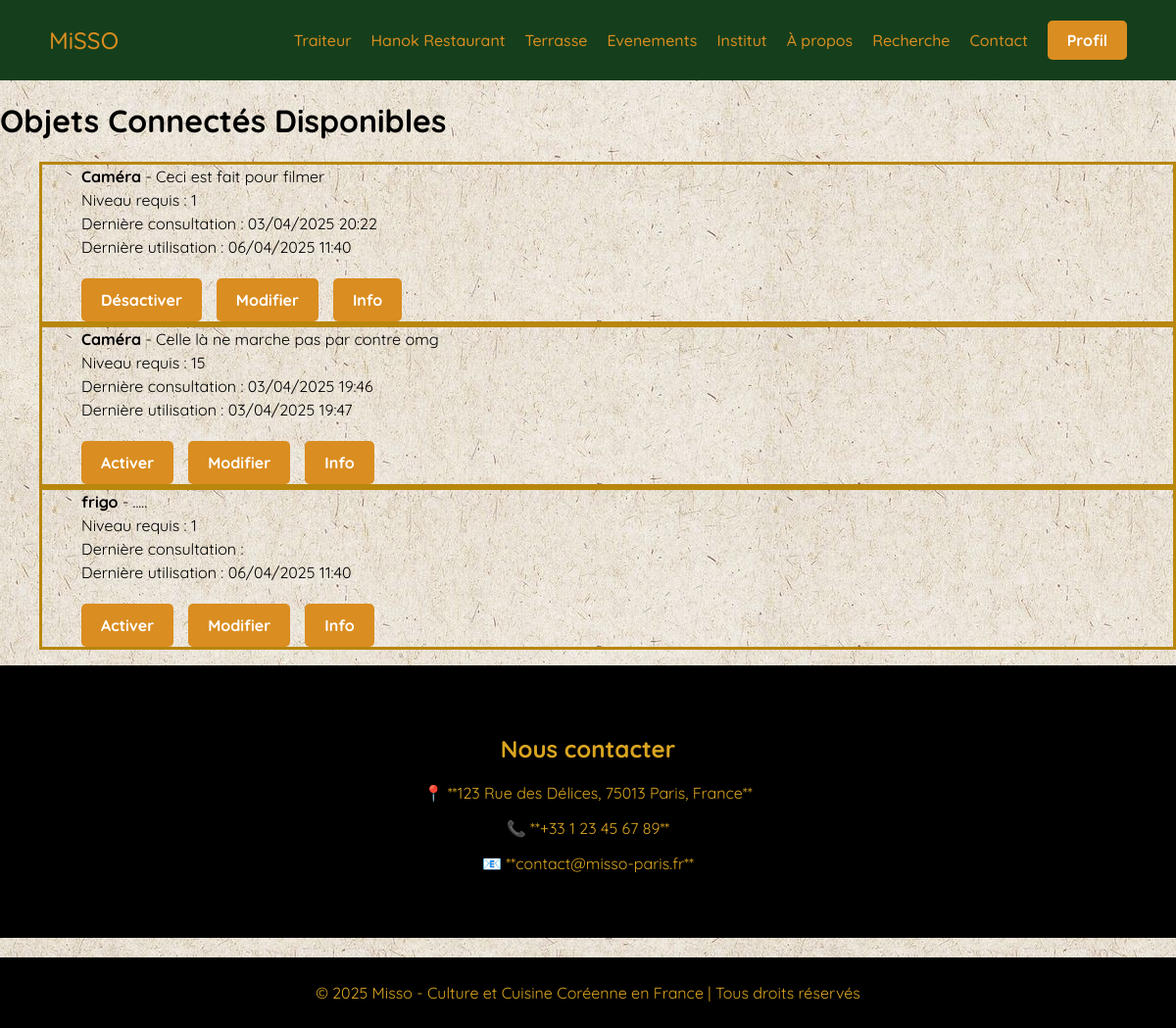
The app's page /objets_connectes/ (signed in), older data.
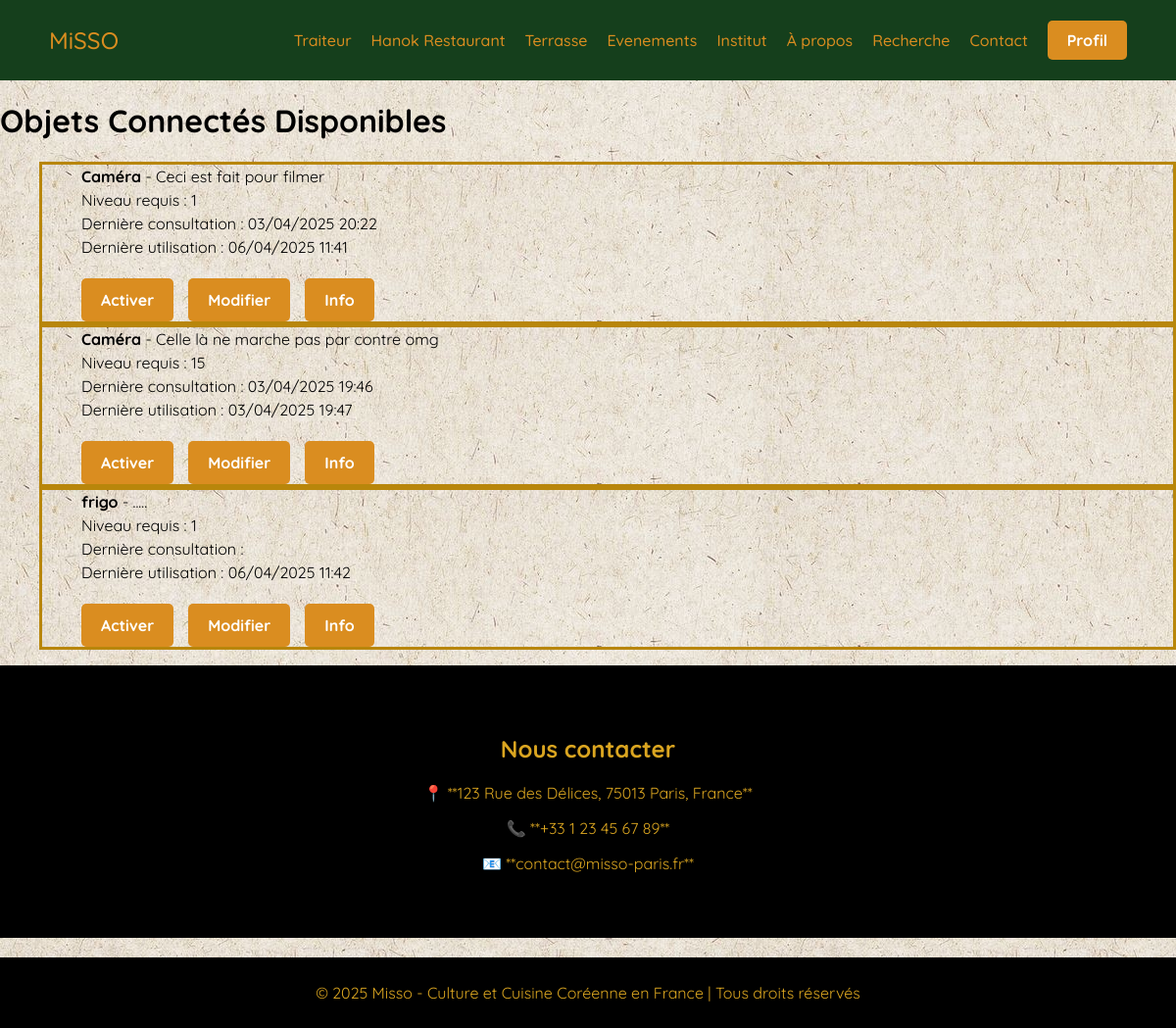
The same page, newer data.
### objets_connectes/models.py (models this page shows, shortened)
class ObjetConnecte(models.Model):
    nom = models.CharField(max_length=100)  # Nom de l'objet
    description = models.TextField(blank=True, null=True)  # Description de l'objet
    niveau_requis = models.PositiveIntegerField(default=1)  # Niveau requis pour modifier l'objet
    actif = models.BooleanField(default=False)  # Statut actif/inactif
    derniere_consultation = models.DateTimeField(blank=True, null=True)  # Dernière consultation
    derniere_utilisation = models.DateTimeField(blank=True, null=True)  # Dernière utilisation
    consommation = models.FloatField(null=False, help_text="Consommation en Watt-heure",) #consommation de l'objet en wh
    consommation_totale = models.FloatField(null=False, default=0,  help_text="Consommation totale de l'objet")

### objets_connectes/views.py (the view)
# urls.py: path("", liste_objets, name="liste_objets"),
@login_required
def liste_objets(request):
    user = request.user
    user.ajouter_experience(50)  # Ajoute 50 points d'expérience
    objets = ObjetConnecte.objects.all()  # Récupère tous les objets connectés
    return render(request, "objets_connectes/liste_objets.html", {"objets": objets})

### utilisateurs/models.py (called while the page is built)
    def ajouter_experience(self, points):
        self.experience += points
        while self.experience >= self.experience_necessaire():
            self.experience -= self.experience_necessaire()
            self.niveau += 1
        if(self.niveau>=10):
           self.is_staff=True
           mon_groupe = Group.objects.get(name='Modérateurs')
           mon_groupe.user_set.add(self)
        self.save()

    def experience_necessaire(self):
        return self.niveau * 100  # Exemple : 100 points par niveau

### objets_connectes/templates/objets_connectes/liste_objets.html (shortened to what this page needs)
{%extends "objets_connectes/base.html"%}
{%block title%}Objets Connectés Disponibles{%endblock%}
{%block content%}
    <ul>
        {% for objet in objets %}
            <li>
                <div class="objet">
                    <ul>
                        <li><strong>{{ objet.nom }}</strong> - {{ objet.description }}</li>
                        <li>Niveau requis : {{ objet.niveau_requis }}</li>
                        <li>Dernière consultation : {{ objet.derniere_consultation|date:"d/m/Y H:i" }}</li>
                        <li>Dernière utilisation : {{ objet.derniere_utilisation|date:"d/m/Y H:i" }}</li>
                        <li class="button-group">
                            <a href="{% url 'activer_objet' objet.id %}" class="btns">
                                {% if objet.actif %} Désactiver {% else %} Activer {% endif %}
                            </a>
                            <a href="{% url 'modifier_objet' objet.id %}" class="btns">Modifier</a>
                            <a href="{% url 'info_objet' objet.id %}" class="btns">Info</a>
                        </li>
                    </ul>
                </div>
            </li>
        {% endfor %}
    </ul>
{%endblock%}

Row changes from the older to the newer data that the page shows:
changed ObjetConnecte "Ceci est fait pour filmer": derniere_utilisation "06/04/2025 11:40" → "06/04/2025 11:41"; actif "Désactiver" → "Activer"
changed ObjetConnecte "frigo": derniere_utilisation "06/04/2025 11:40" → "06/04/2025 11:42"
